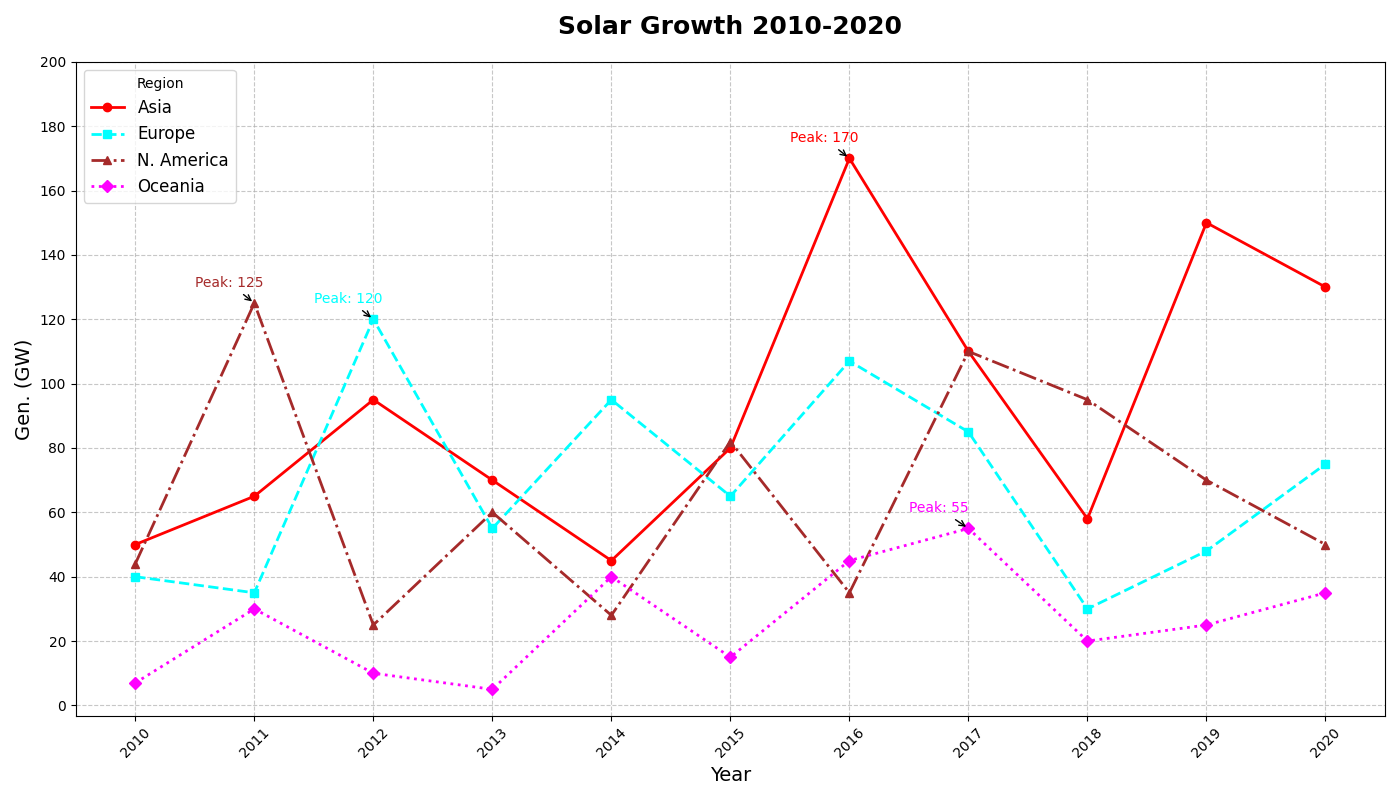

Write the Python code that produced this figure.
import matplotlib.pyplot as plt
import numpy as np

years = np.arange(2010, 2021)

asia = [50, 65, 95, 70, 45, 80, 170, 110, 58, 150, 130]
europe = [40, 35, 120, 55, 95, 65, 107, 85, 30, 48, 75]
north_america = [44, 125, 25, 60, 28, 82, 35, 110, 95, 70, 50]
oceania = [7, 30, 10, 5, 40, 15, 45, 55, 20, 25, 35]

plt.figure(figsize=(14, 8))

plt.plot(years, asia, marker='o', linestyle='-', color='red', label='Asia', linewidth=2)
plt.plot(years, europe, marker='s', linestyle='--', color='cyan', label='Europe', linewidth=2)
plt.plot(years, north_america, marker='^', linestyle='-.', color='brown', label='N. America', linewidth=2)
plt.plot(years, oceania, marker='D', linestyle=':', color='magenta', label='Oceania', linewidth=2)

plt.title("Solar Growth 2010-2020", fontsize=18, fontweight='bold', pad=20)
plt.xlabel("Year", fontsize=14)
plt.ylabel("Gen. (GW)", fontsize=14)
plt.xticks(years, rotation=45, fontsize=10)
plt.yticks(np.arange(0, 201, 20), fontsize=10)
plt.grid(True, linestyle='--', alpha=0.7)
plt.legend(title='Region', loc='upper left', fontsize=12)

for region, data, color in zip(['Asia', 'Europe', 'N. America', 'Oceania'],
                               [asia, europe, north_america, oceania],
                               ['red', 'cyan', 'brown', 'magenta']):
    max_gen = max(data)
    max_year = years[data.index(max_gen)]
    plt.annotate(f'Peak: {max_gen}', xy=(max_year, max_gen),
                 xytext=(max_year - 0.5, max_gen + 5),
                 arrowprops=dict(facecolor=color, arrowstyle='->'),
                 fontsize=10, color=color)

plt.tight_layout()
plt.show()
